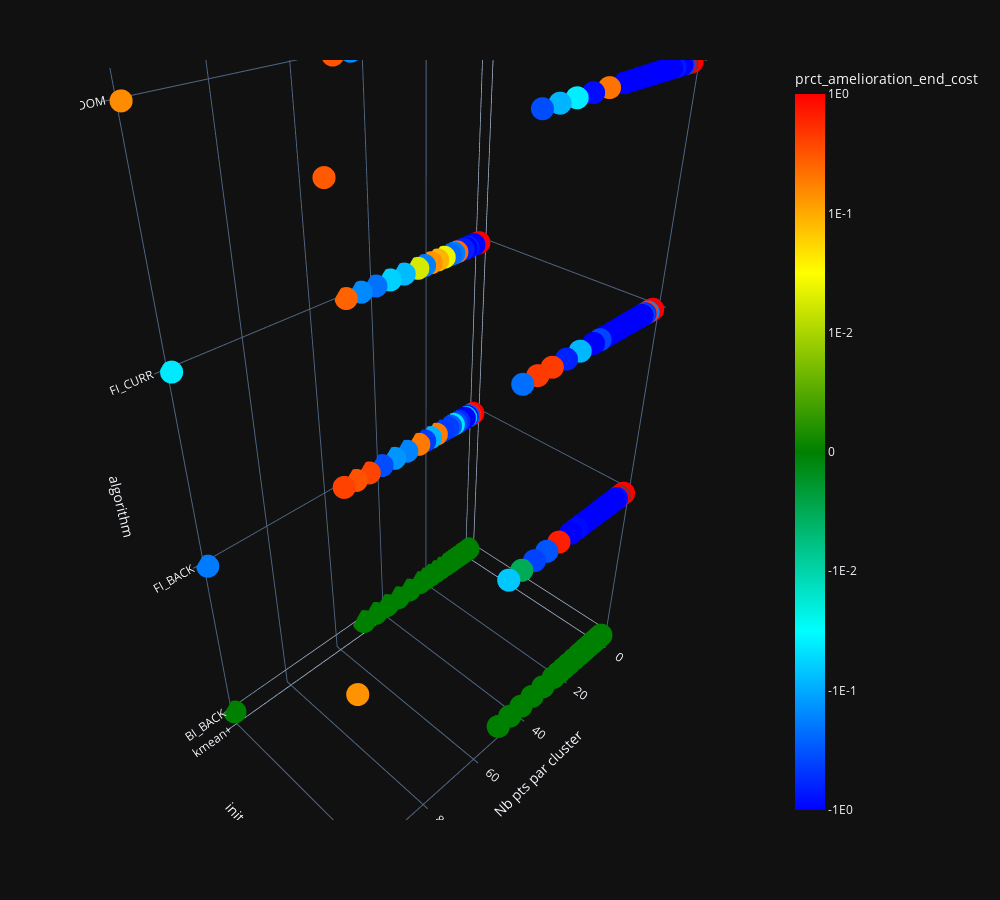

The cell this chart's notebook holds for it:
### Code cell
df = df_compil.copy().reset_index()
ticks_pow = [-2,-1,0]
max_val = abs(min(ticks_pow))
delta_zero = 0.001+1
logscale = lambda x:  np.sign(x) * (1-min(ticks_pow)+np.clip(np.log10(np.abs(x+1e-16)),min(ticks_pow)-delta_zero,np.inf))
fig = px.scatter_3d(df,x="Nb pts par cluster",y="init_type",z="algorithm",color=logscale(df[COLUMN]),
                    hover_data=["Nb pts par cluster","init_type","algorithm",COLUMN],
                    color_continuous_scale=["red","yellow","green","cyan","blue"][::-1],
                    range_color=[-max_val-delta_zero,max_val+delta_zero],
                    template="plotly_dark",width=1000,height=900)
def build(f):
    ticks_pos = [f(1,p) for p in ticks_pow]
    ticks_neg = [f(-1,p) for p in ticks_pow[::-1]]
    return [*ticks_neg,logscale(0),*ticks_pos]
def func(sign,p):
    real_value = sign*10**p
    return logscale(real_value)
Lp = build(func)
Lannot = build(lambda sign,p: "1E"+str(p) if sign > 0 else "-1E"+str(p))
fig.update_layout(coloraxis_colorbar=dict(
    title=COLUMN,
    tickvals=np.round(Lp,decimals=2),
    ticktext=Lannot,
))
fig.show()

### Figure 1 — Plotly figure (JSON) as saved in the notebook; plotly's stock layout.template omitted (floating-point values rounded to 4 significant figures; data arrays with more than 128 entries replaced by an {"elided": "..."} marker saying what was removed)
{"data": [{"customdata": {"elided": "420x1 float values"}, "hovertemplate": "Nb pts par cluster=%{x}<br>init_type=%{y}<br>algorithm=%{z}<br>prct_amelioration_end_cost=%{customdata[0]}<br>color=%{marker.color}<extra></extra>", "legendgroup": "", "marker": {"color": {"elided": "420 float values"}, "coloraxis": "coloraxis", "symbol": "circle"}, "mode": "markers", "name": "", "scene": "scene", "showlegend": false, "type": "scatter3d", "x": {"elided": "420 float values"}, "y": {"elided": "420 str values"}, "z": {"elided": "420 str values"}}], "layout": {"coloraxis": {"cmax": 3.001, "cmin": -3.001, "colorbar": {"ticktext": ["-1E0", "-1E-1", "-1E-2", 0, "1E-2", "1E-1", "1E0"], "tickvals": [-3, -2, -1, 0, 1, 2, 3], "title": {"text": "prct_amelioration_end_cost"}}, "colorscale": [[0, "blue"], [0.25, "cyan"], [0.5, "green"], [0.75, "yellow"], [1, "red"]]}, "height": 900, "legend": {"tracegroupgap": 0}, "margin": {"t": 60}, "scene": {"domain": {"x": [0, 1], "y": [0, 1]}, "xaxis": {"title": {"text": "Nb pts par cluster"}}, "yaxis": {"title": {"text": "init_type"}}, "zaxis": {"title": {"text": "algorithm"}}}, "width": 1000}}
